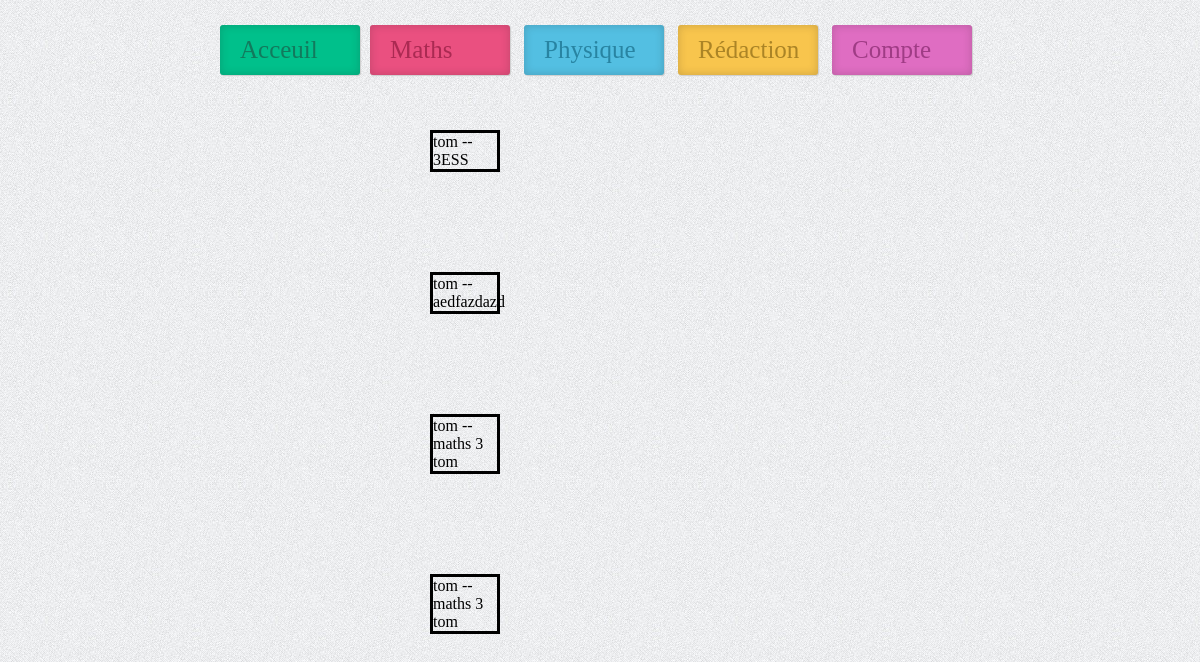
The page /M3Article1.php (signed in) on the database its author committed.
### tables this page shows
CREATE TABLE IF NOT EXISTS `articles` (
  `id` int(11) NOT NULL AUTO_INCREMENT,
  `login` text NOT NULL,
  `categorie` text NOT NULL,
  `corpsTexte` text NOT NULL,
  PRIMARY KEY (`id`)
);

### M3Article1.php (the view, shortened to what this page needs)
<?php include("Acceuil.php");
?>
<html>
<head>
    <link rel="stylesheet" href="assets/style.css" />
</head>
<body>
    <?php
    try
    {
        $bdd = new PDO('mysql:host=localhost;dbname=Entraide;charset=utf8', 'root', '',array(PDO::ATTR_ERRMODE => PDO::ERRMODE_EXCEPTION));
    }
    catch(Exception $e)
    {
        die('Erreur : '.$e->getMessage());
    }
    $rep =  $bdd->query('SELECT corpsTexte, login FROM articles WHERE categorie="M3"');
    while ($donnees= $rep->fetch())
    {
        echo '<p>'. htmlspecialchars($donnees['login'] ). ' -- '. htmlspecialchars($donnees['corpsTexte']) . '<br />' . '</p>';
    }
    ?>
</body>
</html>

### assets/StyleAcceuil.css (style rules this page uses)
* { margin:0; padding:0; }
body { background-image: url("images/fond.jpg"); background-repeat: repeat; padding: 20px 0 0; min-height:50px; }

### assets/style.css (style rules this page uses)
body { background-image: url("images/fond.jpg"); background-repeat: repeat; padding: 20px 0 0; min-height:50px; margin-left:30px; }
p { margin:50px 700px 100px 400px; border-width: large; border-style: solid; border-color: rgb(0, 0, 0); }

### rows shown on the page
articles: login "tom", corpsTexte "3ESS"
articles: login "tom", corpsTexte "aedfazdazd"
articles: login "tom", corpsTexte "maths 3 tom"
articles: login "tom", corpsTexte "maths 3 tom"
